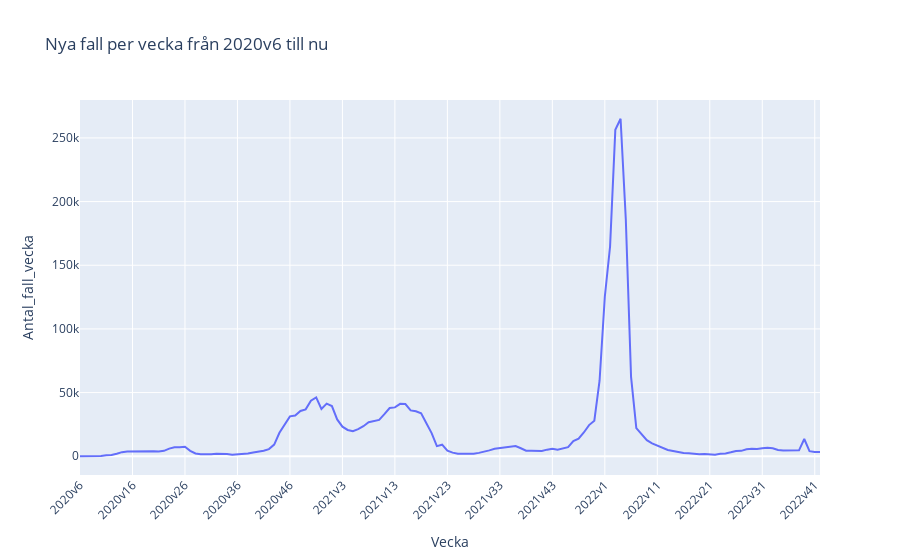

Source (notebook cell):
### Markdown cell above
#### 1 d. Rita ett linjediagram som visar nya fall per vecka från 2020v6 till nu.

### Code cell
px_d = plot_px_graph(
    covid_weeks,
    "Antal_fall_vecka",
    "Nya fall per vecka från 2020v6 till nu",
)

create_html_from_plotly_graph(px_d, "d")
px_d

### Figure 1 — Plotly figure (JSON) as saved in the notebook; plotly's stock layout.template omitted (floating-point values rounded to 4 significant figures; data arrays with more than 128 entries replaced by an {"elided": "..."} marker saying what was removed)
{"data": [{"hovertemplate": "Vecka=%{x}<br>Antal_fall_vecka=%{y}<extra></extra>", "legendgroup": "", "line": {"color": "#636efa", "dash": "solid"}, "marker": {"symbol": "circle"}, "mode": "lines", "name": "", "orientation": "v", "showlegend": false, "type": "scatter", "x": {"elided": "142 str values"}, "xaxis": "x", "y": {"elided": "142 int values"}, "yaxis": "y"}], "layout": {"legend": {"tracegroupgap": 0}, "title": {"text": "Nya fall per vecka från 2020v6 till nu"}, "xaxis": {"anchor": "y", "domain": [0, 1], "dtick": 10, "tickangle": -45, "tickmode": "linear", "title": {"text": "Vecka"}}, "yaxis": {"anchor": "x", "domain": [0, 1], "title": {"text": "Antal_fall_vecka"}}}}
